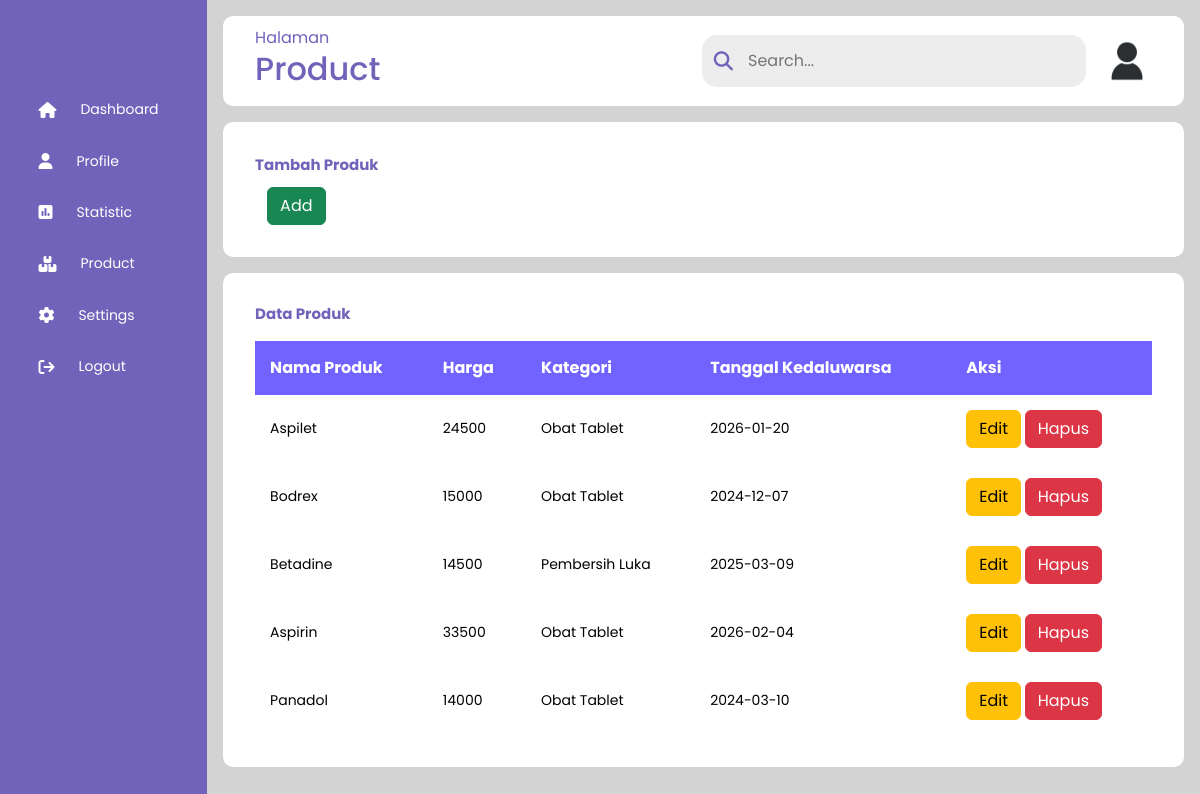
The app's page /Code/ApotekOnline-AU-D-Ap-L-P/Product.php (signed in) with its own data.
### tables this page shows
CREATE TABLE `add_product` (
  `id_product` int(11) NOT NULL,
  `nama_produk` varchar(255) NOT NULL,
  `harga` int(11) NOT NULL,
  `kategori` varchar(255) NOT NULL,
  `date_exp` varchar(255) NOT NULL,
  `foto_produk` varchar(255) NOT NULL
);

### Code/ApotekOnline-AU-D-Ap-L-P/Product.php (the view, shortened to what this page needs)
<!DOCTYPE html>
<html>
<head>
	<link rel="stylesheet" href="https://cdn.jsdelivr.net/npm/bootstrap@5.3.2/dist/css/bootstrap.min.css">
	<link rel="stylesheet" href="https://cdnjs.cloudflare.com/ajax/libs/font-awesome/6.5.1/css/all.min.css" />
	<link rel="stylesheet" href="styleAdmin.css">
</head>
<body>
	<div class="sidebar">
		<div class="logo"></div>
		<ul class="menu">
			<li>
				<a href="admin.php">
					<i class="fa-solid fa-house"></i>
					<span>Dashboard</span>
				</a>
			</li>
			<li>
				<a href="adminProfile.php">
					<i class="fa-solid fa-user"></i>
					<span>Profile</span>
				</a>
			</li>
			<li>
				<a href="statistic.php">
					<i class="fa-solid fa-square-poll-vertical"></i>
					<span>Statistic</span>
				</a>
			</li>
			<li>
				<a href="Product.php">
					<i class="fa-solid fa-boxes-stacked"></i>
					<span>Product</span>
				</a>
			</li>
			<li>
				<a href="settingAdmin.php">
					<i class="fa-solid fa-gear"></i>
					<span>Settings</span>
				</a>
			</li>
			<li>
				<a href="logout.php">
					<i class="fa-solid fa-arrow-right-from-bracket"></i>
					<span>Logout</span>
				</a>
			</li>
		</ul>
	</div>
	<div class="main-content">
		<div class="header-wrapper">
			<div class="header-title">
				<span>Halaman</span>
				<h2>Product</h2>
			</div>
			<div class="user-info">
				<div class="search-box">
					<i class="fa-solid fa-magnifying-glass"></i>
					<input type="text" placeholder="Search...">
				</div>
				<a href="adminProfile.php"><img src="./Image/user.jpg" title="Admin"></a>
			</div>
		</div>
		<div class="card-container">
			<div class="main-title">
				<b>Tambah Produk</b>
			</div>
			<div class="card-wrapper">
				<div class="product-container">
					<div class="container">
						<a href="add_product.php" class="btn btn-success">Add</a>
					</div>
				</div>
			</div>
		</div>
		<div class="table-wrapper">
			<h1 class="main-title"><b>Data Produk</b></h1>
			<div class="table-container">
				<table>
					<thead>
						<tr>
							<th>Nama Produk</th>
							<th>Harga</th>
							<th>Kategori</th>
							<th>Tanggal Kedaluwarsa</th>
							<th>Aksi</th>
						</tr>
					</thead>
					<tbody>
						<?php
							include "db.php";
							$sql = "SELECT * FROM add_product";
							$result = mysqli_query($connect, $sql);
							if ($result) {
								while ($row = mysqli_fetch_assoc($result)) {
									$id_product = $row["id_product"];
									$nama_produk = $row["nama_produk"];
									$harga = $row["harga"];
									$kategori = $row["kategori"];
									$date_exp = $row["date_exp"];
									echo "
										<tr>
											<td>".$nama_produk."</td>
											<td>".$harga."</td>
											<td>".$kategori."</td>
											<td>".$date_exp."</td>
											<td>
												<button class='btn btn-warning'><a href='editProAdmin.php?updateid=".$id_product."' class='text-black' style='text-decoration:none'>Edit</a></button>
												<button class='btn btn-danger'><a href='deleteProAdmin.php?deleteid=".$id_product."' class='text-white' style='text-decoration:none'>Hapus</a></button>
											</td>
										</tr>
									";
								}
							}
						?>
					</tbody>
				</table>
			</div>
		</div>
	</div>
</body>
</html>

### Code/ApotekOnline-AU-D-Ap-L-P/styleAdmin.css (style rules this page uses)
* { margin: 0; padding: 0; border: none; outline: none; box-sizing: border-box; font-family: "Poppins", sans-serif; }
body { display: flex; }
.sidebar { position: sticky; top: 0; left: 0; bottom: 0; width: 110px; height: 100vh; padding: 0 1.7rem; color: white; overflow: hidden; transition: all 0.5s linear; background: rgba(113, 99, 186, 255); }
.logo { height: 80px; padding: 5px; }
.menu { height: 80%; position: relative; list-style: none; padding: 0; }
.menu li { padding: 0.7rem; margin: 8px 0; border-radius: 8px; transition: all 0.5s ease-in-out; }
.menu a { color: white; font-size: 14px; text-decoration: none; display: flex; align-items: center; gap: 1.5rem; }
.menu a span { overflow: hidden; }
.menu a i { font-size: 1rem; }
.main-content { position: relative; background: lightgray; width: 100%; padding: 1rem; }
.header-wrapper img { width: 50px; height: 50px; cursor: pointer; border-radius: 50%; }
.header-wrapper { display: flex; justify-content: space-between; align-items: center; flex-wrap: wrap; background: white; border-radius: 10px; padding: 10px 2rem; margin-bottom: 1rem; }
.header-title { color: rgba(113, 99, 186, 255); }
.user-info { display: flex; align-items: center; gap: 1rem; }
.search-box { background: rgb(237, 237, 237); border-radius: 15px; color: rgba(113, 99, 186, 255); display: flex; align-items: center; gap: 5px; padding: 4px 12px; }
.search-box input { background: transparent; padding: 10px; }
.search-box i { font-size: 1.2rem; cursor: pointer; transition: all 0.5s ease-out; }
.card-container { background: white; padding: 2rem; border-radius: 10px; }
.card-wrapper { display: flex; flex-wrap: wrap; gap: 1rem; }
.main-title { color: rgba(113, 99, 186, 255); padding-bottom: 10px; font-size: 15px; }
.table-wrapper { background: white; margin-top: 1rem; border-radius: 10px; padding: 2rem; }
.table-container { width: 100%; }
table { width: 100%; border-collapse: collapse; }
thead { background: rgb(113, 99, 255); color: white; }
th { padding: 15px; text-align: left; }
tbody { background: white; }
td { padding: 15px; font-size: 14px; color: black; }
tr:nth-child(even) { background: white; }

### records on screen
add_product: nama_produk "Aspilet", harga "24500", kategori "Obat Tablet", date_exp "2026-01-20"
add_product: nama_produk "Bodrex", harga "15000", kategori "Obat Tablet", date_exp "2024-12-07"
add_product: nama_produk "Betadine", harga "14500", kategori "Pembersih Luka", date_exp "2025-03-09"
add_product: nama_produk "Aspirin", harga "33500", kategori "Obat Tablet", date_exp "2026-02-04"
add_product: nama_produk "Panadol", harga "14000", kategori "Obat Tablet", date_exp "2024-03-10"
